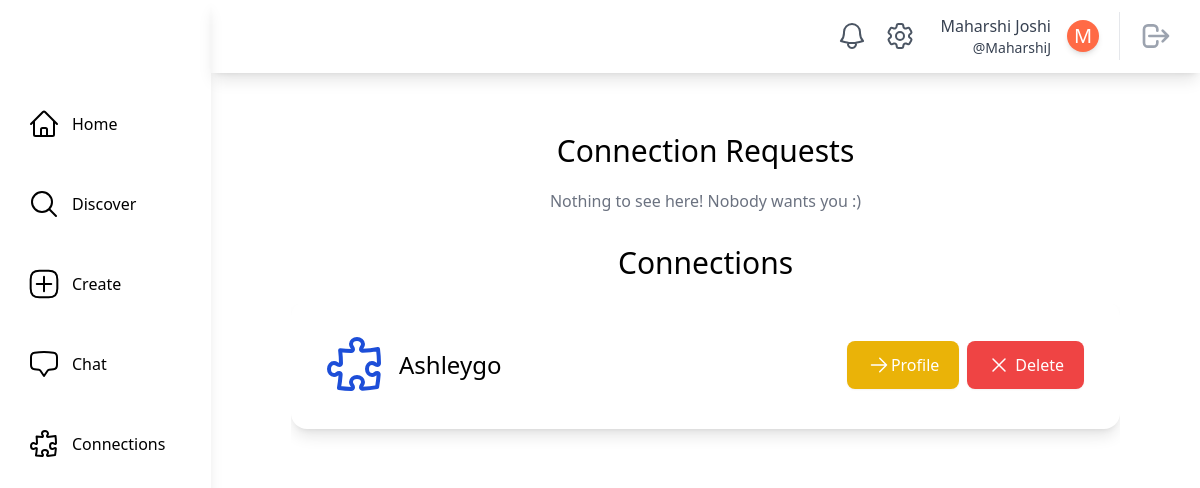
The app's page /connections/MaharshiJ (signed in) with its own data.
### main/models.py (models this page shows, shortened)
class SocialUser(AbstractUser):
    class Pronouns(models.IntegerChoices):
        SHE = 1, _("She/Her")
        HE = 2, _("He/Him")
        THEY = 3, _("They/Them")
        OTHER = 4, _("Other/Prefer Not To Say")
    username = models.CharField(max_length=30, unique=True)
    email = models.EmailField(unique=True, default="@nyu.edu")
    full_name = models.CharField(max_length=50, default="")
    pronouns = models.IntegerField(default=Pronouns.OTHER, choices=Pronouns.choices)
    date_of_birth = models.DateField(null=True, validators=[validate_age])
    major = models.CharField(max_length=100, default="undeclared")
    tags = models.ManyToManyField(InterestTag, related_name="tags")
    profile_picture = models.ImageField(
        upload_to="profile_pics/", null=True, blank=True
    )
    timestamp = models.DateTimeField("timestamp", default=timezone.now)  # joined

class Connection(models.Model):
    class ConnectionStatus(models.IntegerChoices):
        NOT_CONNECTED = 1, _("Not Connected")
        REQUESTED = 2, _("Requested")
        CONNECTED = 3, _("Connected")
        BLOCKED = 4, _("Blocked")
    requester = models.ForeignKey(
        SocialUser, on_delete=models.CASCADE, related_name="requester"
    )
    receiver = models.ForeignKey(
        SocialUser, on_delete=models.CASCADE, related_name="receiver"
    )
    timestamp = models.DateTimeField("timestamp", default=timezone.now)
    status = models.IntegerField(
        default=ConnectionStatus.NOT_CONNECTED, choices=ConnectionStatus.choices
    )
    notification = models.ForeignKey(
        Notification, on_delete=models.CASCADE, null=True, blank=True
    )
    class Meta:
        unique_together = ["requester", "receiver"]
    @classmethod
    def get_pending_connections(cls, user):
        return (
            cls.objects.filter(receiver=user)
            .filter(status=Connection.ConnectionStatus.REQUESTED)
            .all()
        )
    @classmethod
    def get_active_connections(cls, user):
        return cls.objects.filter(
            (models.Q(requester=user) | models.Q(receiver=user))
            & models.Q(status=Connection.ConnectionStatus.CONNECTED)
        ).all()

### main/views.py (the view)
@method_decorator(login_required, name="dispatch")
class ConnectionsPageView(LoginRequiredMixin, generic.DetailView):
    model = SocialUser
    template_name = "main/connections.html"
    def get_object(self, queryset=None):
        return get_object_or_404(SocialUser, username=self.kwargs.get("username"))
    def get_context_data(self, **kwargs):
        context = super().get_context_data(**kwargs)
        context["current_user"] = self.request.user
        context["active_requests"] = Connection.get_pending_connections(
            self.request.user
        )
        context["active_connections"] = Connection.get_active_connections(
            self.request.user
        )
        return context
    def dispatch(self, request, *args, **kwargs):
        viewed_username = self.kwargs["username"]
        if self.request.user.username != viewed_username:
            return self.handle_no_permission()
        return super().dispatch(request, *args, **kwargs)

### main/models.py (called while the page is built)
    @classmethod
    def count_unread_notifications(cls, user):
        return (
            cls.objects.filter(models.Q(recipient_user=user, is_read=False))
            .all()
            .order_by("-timestamp")
            .count()
        )

### theme/templatetags/theme_customfilters.py (called while the page is built)
@register.filter
def count_unread_notifications(user):
    return Notification.count_unread_notifications(user)

### main/templates/main/connections.html (shortened to what this page needs)
{% extends "base.html" %}
{% block content %}
    <div class="m-20 mt-5 overflow-auto">
        <div class="justify-center">
            <div class="container mx-auto mt-10 mb-10 overflow-scroll">
                <div class="overflow-y-auto">
                    <h1 class="text-3xl mb-5 text-center">Connection Requests</h1>
                    {% if active_requests %}
                        {% for connection_request in active_requests %}
                            {% include "main/connection_card.html" with connection=connection_request %}
                        {% endfor %}
                    {% else %}
                        <p class="text-center text-gray-500">Nothing to see here! Nobody wants you :)</p>
                    {% endif %}
                </div>
                <div class="overflow-y-auto">
                    <h1 class="text-3xl mb-5 text-center">Connections</h1>
                    {% if active_connections %}
                        {% for active_connection in active_connections %}
                            {% include "main/connection_card.html" with connection=active_connection %}
                        {% endfor %}
                    {% else %}
                        <p class="text-center text-gray-500">Nothing to see here! Where are your friends?</p>
                    {% endif %}
                </div>
            </div>
        </div>
    </div>
{% endblock content %}

### theme/templates/base.html (shortened to what this page needs)
{% load static tailwind_tags %}
{% load theme_customfilters %}
<!DOCTYPE html>
<html lang="en">
    <head>
        {% tailwind_css %}
    </head>
    <body class="flex bg-white min-h-screen">
        {% if user.is_authenticated %}
            <div class="h-screen w-full bg-white relative flex overflow-hidden">
                <aside class="h-full shadow-lg w-64 flex flex-col space-y-10 items-start relative bg-white text-black">
                    <div class="h-16 flex items-center w-full">
                    </div>
                    <a href="{% url 'main:home' %}"
                       class="flex items-center ml-6 p-1 rounded hover:bg-gray-100 focus:bg-gray-100 transition duration-200 transform hover:scale-110">
                        <span class="ml-3">Home</span>
                    </a>
                    <a href="{% url 'main:discover' %}"
                       class="flex items-center ml-6 p-1 rounded hover:bg-gray-100 focus:bg-gray-100 transition duration-200 transform hover:scale-110">
                        <svg xmlns="http://www.w3.org/2000/svg"
                             fill="none"
                             viewBox="0 0 24 24"
                             stroke-width="1.5"
                             stroke="currentColor"
                             class="w-8 h-8">
                            <path stroke-linecap="round" stroke-linejoin="round" d="M21 21l-5.197-5.197m0 0A7.5 7.5 0 105.196 5.196a7.5 7.5 0 0010.607 10.607z" />
                        </svg>
                        <span class="ml-3">Discover</span>
                    </a>
                    <a href="{% url 'posts:create_post' %}"
                       class="flex items-center ml-6 p-1 rounded hover:bg-gray-100 focus:bg-gray-100 transition duration-200 transform hover:scale-110">
                        <span class="ml-3">Create</span>
                    </a>
                    <a href="{% url 'chat:chat_room_list' %}"
                       class="flex items-center ml-6 p-1 rounded hover:bg-gray-100 focus:bg-gray-100 transition duration-200 transform hover:scale-110">
                        <span class="ml-3">Chat</span>
                    </a>
                    <a href="{% url 'main:connections' user.username %}"
                       class="flex items-center ml-6 p-1 rounded hover:bg-gray-100 focus:bg-gray-100 transition duration-200 transform hover:scale-110">
                        <span class="ml-3">Connections</span>
                    </a>
                </aside>
                <div class="w-full h-full flex flex-col justify-between">
                    <header class="h-20 w-full flex items-center relative justify-end px-5 shadow-lg">
                        <a href="{% url 'main:notifications' user.username %}"
                           class="relative p-2 text-gray-600 hover:bg-gray-100 hover:text-gray-600 focus:bg-gray-100 focus:text-gray-600 rounded-full">
                           <span class="absolute top-1 left-6 text-xs bg-red-500 text-white font-medium px-1 shadow-lg rounded-full border-2 border-white">
                           </span>
                        </a>
                            <a href="{% url 'main:settings' user.username %}"
                            class="relative p-2 text-gray-600 hover:bg-gray-100 hover:text-gray-600 focus:bg-gray-100 focus:text-gray-600 rounded-full">
                        </a>
                        <a href="{% url 'main:profile_page' user.username %}"
                           class="rounded hover:bg-gray-100 hover:text-gray-600 focus:bg-gray-100 focus:text-gray-600 px-2 ml-2">
                            <div class="flex flex-shrink-0 items-center space-x-4 text-gray-700">
                                <div class="flex flex-col items-end ">
                                    <div class="text-md font-medium ">{{ user.full_name|capfirst }}</div>
                                    <div class="text-sm font-regular">@{{ user.username }}</div>
                                </div>
                                <div class="rounded-full h-8 w-8 bg-[#ff6a45] flex items-center justify-center shadow-md border-white transition duration-200 transform hover:scale-110">
                                    {% if user.profile_picture %}
                                        {% comment %} Profile Picture with same shape {% endcomment %}
                                    {% else %}
                                            <span class="text-white text-xl">{{ user.full_name|first|capfirst }}</span>
                                    {% endif %}
                                </div>
                            </div>
                        </a>
                        <div class="border-l pl-3 ml-3 space-x-1">
                            <button class="relative p-2 text-gray-400 hover:bg-gray-100 hover:text-gray-600 focus:bg-gray-100 focus:text-gray-600 rounded-full">
                                <a href="{% url 'main:logout' %}">
                                    <svg aria-hidden="true"
                                         fill="none"
                                         viewBox="0 0 24 24"
                                         stroke="currentColor"
                                         class="h-8 w-8">
                                        <path stroke-linecap="round" stroke-linejoin="round" stroke-width="2" d="M17 16l4-4m0 0l-4-4m4 4H7m6 4v1a3 3 0 01-3 3H6a3 3 0 01-3-3V7a3 3 0 013-3h4a3 3 0 013 3v1" />
                                    </svg>
                                </a>
                            </button>
                        </div>
                    </header>
                    <main class="max-w-full h-full flex flex-col relative overflow-auto">
                        {% block content %}
                        {% endblock content %}
                    </main>
                </div>
            </div>
        {% endif %}
    </body>
</html>

### main/templates/main/connection_card.html (shortened to what this page needs)
<div class="flex flex-col p-8 mb-5 bg-white shadow-lg hover:shodow-xl rounded-2xl overflow-auto">
    <div class="flex items-center justify-between">
        <div class="flex items-center">
            <div class="flex flex-col ml-3">
                {% if connection.status == connection.ConnectionStatus.REQUESTED %}
                    <div class="font-medium text-xl leading-none">{{ connection.requester.username|capfirst }} wants to connect.</div>
                {% elif connection.status == connection.ConnectionStatus.CONNECTED %}
                    {% if connection.requester.username == current_user.username %}
                        <div class="font-medium text-2xl leading-none">{{ connection.receiver.username|capfirst }}</div>
                    {% else %}
                        <div class="font-medium text-2xl leading-none">{{ connection.requester.username|capfirst }}</div>
                    {% endif %}
                {% endif %}
            </div>
        </div>
        <div class="flex">
            {% if connection.requester.username == current_user.username %}
                <a href="{% url 'main:profile_page' username=connection.receiver.username %}"
                   class="w-30 mx-1 inline-flex items-center justify-center px-5 py-3 text-base font-medium text-center text-white rounded-lg shadow-sm cursor-pointer bg-yellow-500">
                    <svg xmlns="http://www.w3.org/2000/svg"
                         fill="none"
                         viewBox="0 0 24 24"
                         stroke-width="1.5"
                         stroke="currentColor"
                         class="w-6 h-6">
                        <path stroke-linecap="round" stroke-linejoin="round" d="M4.5 12h15m0 0l-6.75-6.75M19.5 12l-6.75 6.75" />
                    </svg>
                    <span class="relative">Profile</span>
                </a>
            {% endif %}
            <a href="{% url 'main:cancel_connection' requester=connection.requester.username receiver=current_user.username %}"
               class="w-30 mx-1 inline-flex items-center justify-center px-5 py-3 text-base font-medium text-center text-white rounded-lg shadow-sm cursor-pointer bg-red-500">
                <svg xmlns="http://www.w3.org/2000/svg"
                     fill="none"
                     viewBox="0 0 24 24"
                     stroke-width="1.5"
                     stroke="currentColor"
                     class="w-6 h-6 mr-1">
                    <path stroke-linecap="round" stroke-linejoin="round" d="M6 18L18 6M6 6l12 12" />
                </svg>
                <span class="relative">Delete</span>
            </a>
        </div>
    </div>
</div>

### records on screen
SocialUser: full_name "Maharshi Joshi", username "MaharshiJ", full_name|first "M"
Connection: receiver.username "Ashleygo", shows "Profile"
